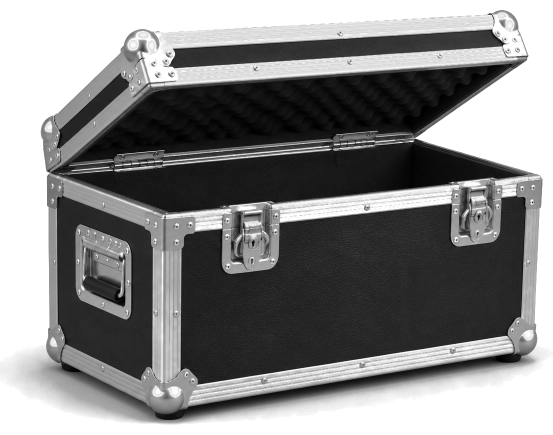
#> input picture assets/mock/hire-case.png, 1105 x 869 px, given in place of radio.png, which was not available (shown at 1/2 size)
$ python cutout-objects.py
#> lines starting #> are read from the running program, lines starting #| are printed output that depends on the picture
# Cut the hiring objects (ref/gen4/*.png, studio shots on flat grey) out of their background: fit the grey as a smooth plane
# from the border, key by colour distance, keep soft shadows, crop. Writes assets/mock/hire-<name>.png (transparent).
import numpy as np, sys
from PIL import Image, ImageFilter
for n in ['radio', 'tape', 'pass', 'headphones', 'case']:
    im = np.asarray(Image.open(f'ref/gen4/{n}.png').convert('RGB')).astype(np.float32)
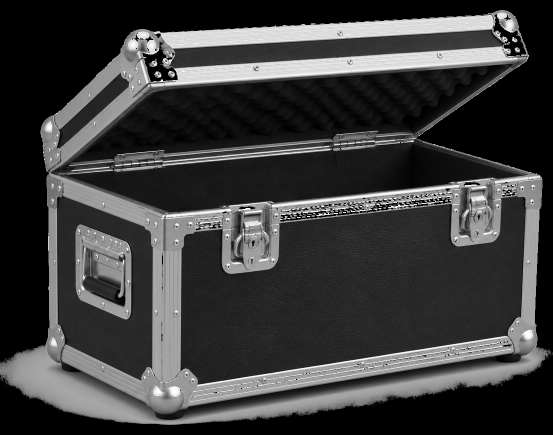
#> im: shape (869, 1105, 3) float32 (shown at 1/2 size); mean R, G, B 60.3, 60.2, 60.1
    H, W, _ = im.shape
#> H = 869; W = 1105
    yy, xx = np.mgrid[0:H, 0:W]
    b = np.zeros((H, W), bool); b[:12] = b[-12:] = True; b[:, :12] = b[:, -12:] = True
    A = np.stack([xx[b], yy[b], xx[b] * yy[b], xx[b] ** 2, yy[b] ** 2, np.ones(b.sum())], 1)
    bg = np.zeros_like(im)
    F = np.stack([xx, yy, xx * yy, xx ** 2, yy ** 2, np.ones_like(xx)], -1).astype(np.float32)
    for c in range(3):
        coef, *_ = np.linalg.lstsq(A, im[..., c][b], rcond=None); bg[..., c] = F @ coef
#> this loop made 3 passes
#> coef on passes 1 to 3: [-0.0105, 0.00362, -7.48e-06, 1.03e-05, 3.6e-06, 0.914], [-0.0104, 0.00361, -7.34e-06, 1.02e-05, 3.49e-06, 0.905], [-0.0103, 0.00359, -7.3e-06, 1.01e-05, 3.46e-06, 0.895]
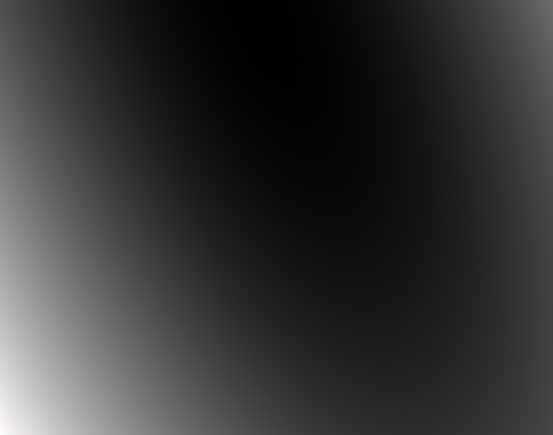
#> bg: shape (869, 1105, 3) float32 (shown at 1/2 size); mean R, G, B 0.00607, 0.0139, 0.0132; drawn with min black and max white
    d = np.sqrt(((im - bg) ** 2).sum(-1))
    a = np.clip((d - 10) / 34, 0, 1)
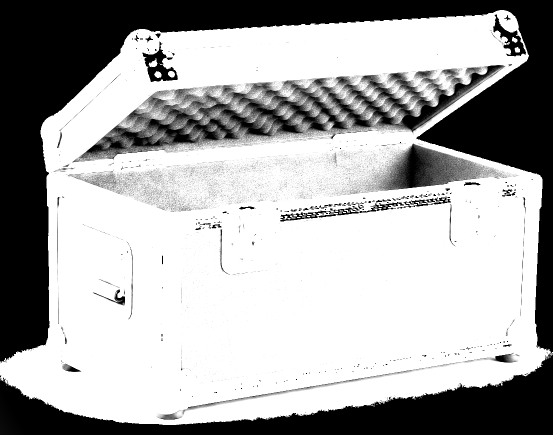
#> a: shape (869, 1105) float32 (shown at 1/2 size); min 0, max 1, mean 0.669
    a = np.asarray(Image.fromarray((a * 255).astype(np.uint8)).filter(ImageFilter.MedianFilter(3))).astype(np.float32) / 255
    # un-mix the grey from semi-transparent edge pixels
    rgb = np.where(a[..., None] > .02, (im - bg * (1 - a[..., None])) / np.maximum(a[..., None], .02), 0)
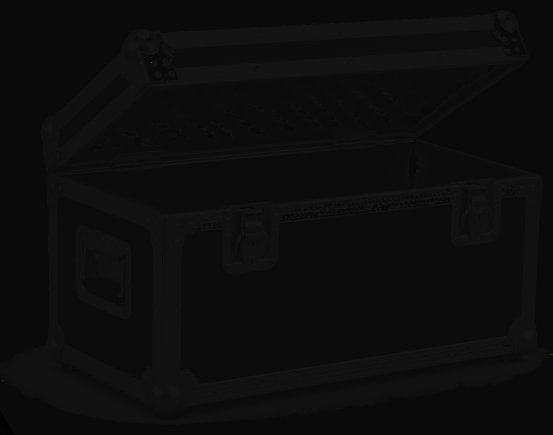
#> rgb: shape (869, 1105, 3) float32 (shown at 1/2 size); mean R, G, B 62.4, 62.4, 62.2; drawn with min black and max white
    out = np.dstack([np.clip(rgb, 0, 255), a * 255]).astype(np.uint8)
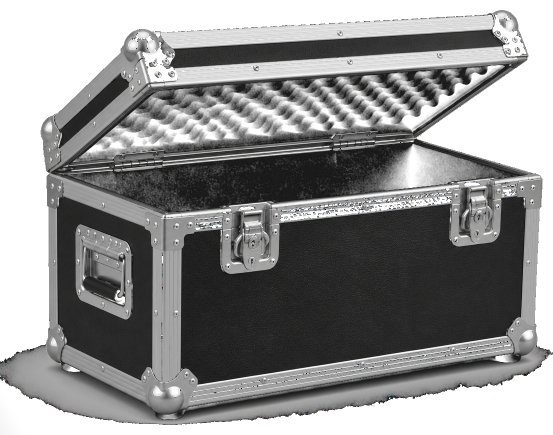
#> out: shape (869, 1105, 4) (shown at 1/2 size); mean R, G, B, A 62.5, 62.5, 62.3, 171.3; transparent parts drawn white
    img = Image.fromarray(out, 'RGBA'); bb = img.getchannel('A').point(lambda v: 255 if v > 40 else 0).getbbox()
#> after `bb = img.getchannel('A').point(lambda v: 255 if v > 40 else 0).getbbox`: bb = (0, 20, 1105, 850)
    pad = 20; bb = (max(0, bb[0] - pad), max(0, bb[1] - pad), min(W, bb[2] + pad), min(H, bb[3] + pad))
#> after `bb = (max(0, bb[0] - pad), max(0, bb[1] - pad), min(W, bb[2] + pad), m`: bb = (0, 0, 1105, 869)
    img.crop(bb).save(f'assets/mock/hire-{n}.png', optimize=True)
    print(n, bb)
#| radio (0, 0, 1105, 869)
#> pass 2 of the loop `for n in ['radio', 'tape', 'pass', 'headphones', 'case']:`:
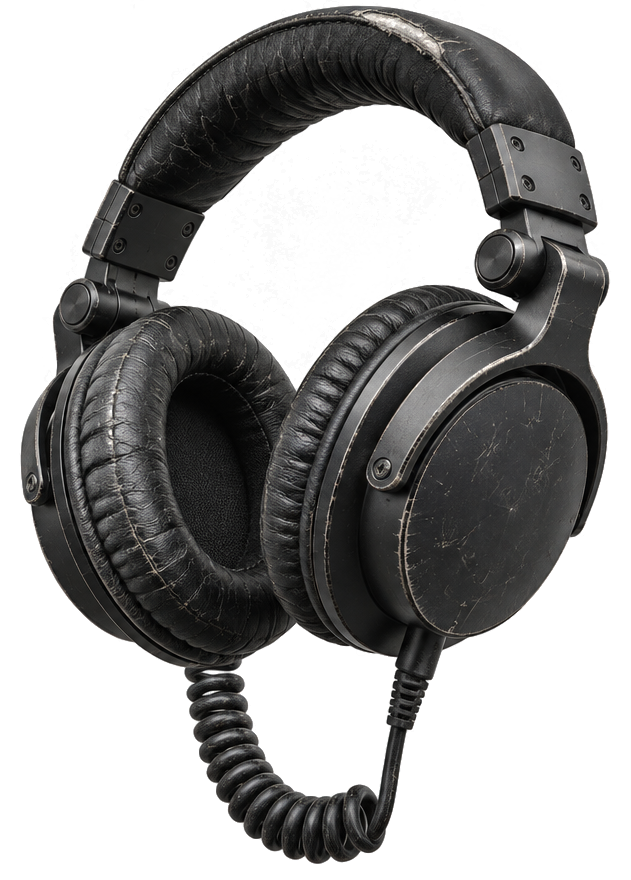
#> input picture assets/mock/hire-headphones.png, 631 x 880 px, given in place of tape.png, which was not available
#> `im = np.asarray(Image.open(f'ref/gen4/{n}.png').convert('RGB')).astype..`:
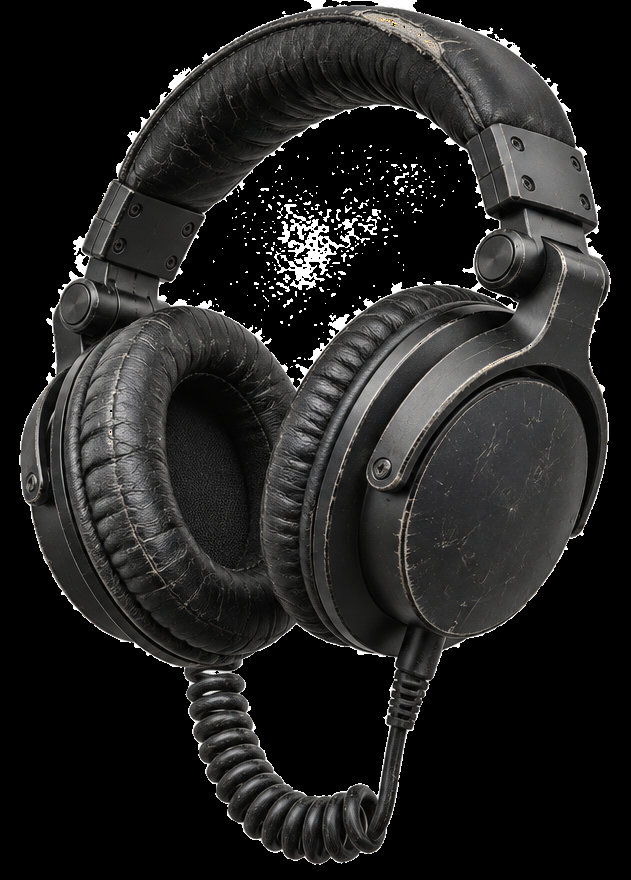
#> im: shape (880, 631, 3) float32; mean R, G, B 34.3, 34, 33.5
#> the loop `for c in range(3):` made 3 passes
#> coef on passes 1 to 3: [0.218, 0.0223, -1.99e-05, -0.000326, -4.16e-05, -2.63], [0.218, 0.0222, -1.98e-05, -0.000325, -4.14e-05, -2.62], [0.217, 0.0221, -1.98e-05, -0.000324, -4.12e-05, -2.6]
#> d: shape (880, 631) float32
#> rgb: shape (880, 631, 3) float32
#> `out = np.dstack([np.clip(rgb, 0, 255), a * 255]).astype(np.uint8)`:
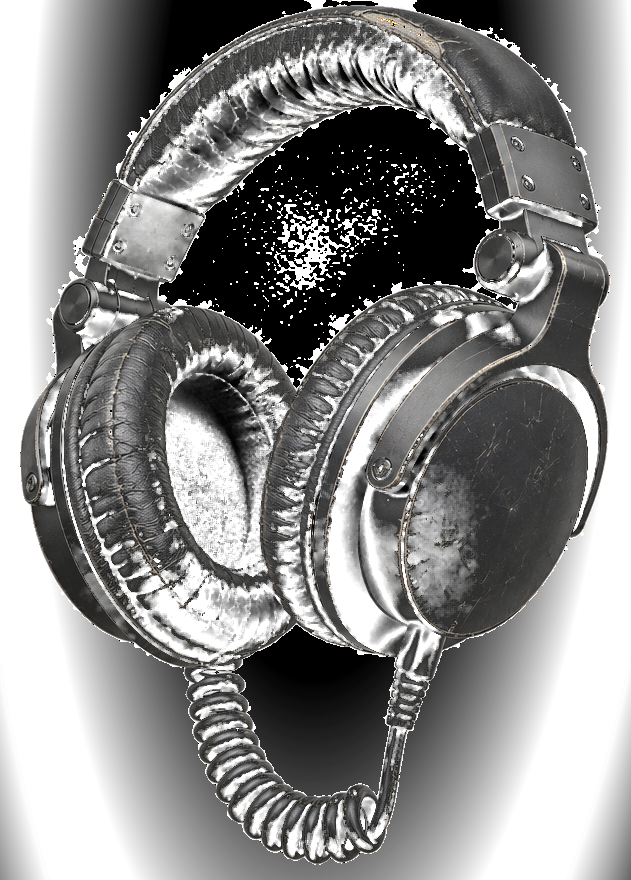
#> out: shape (880, 631, 4); mean R, G, B, A 36.2, 35.9, 35.2, 148.9; transparent parts drawn white
#> `bb = img.getchannel('A').point(lambda v: 255 if v > 40 else 0).getbbox`: bb = (0, 0, 631, 880)
#| tape (0, 0, 631, 880)
#> (the run stopped early here; a loop or call above may not have finished)
